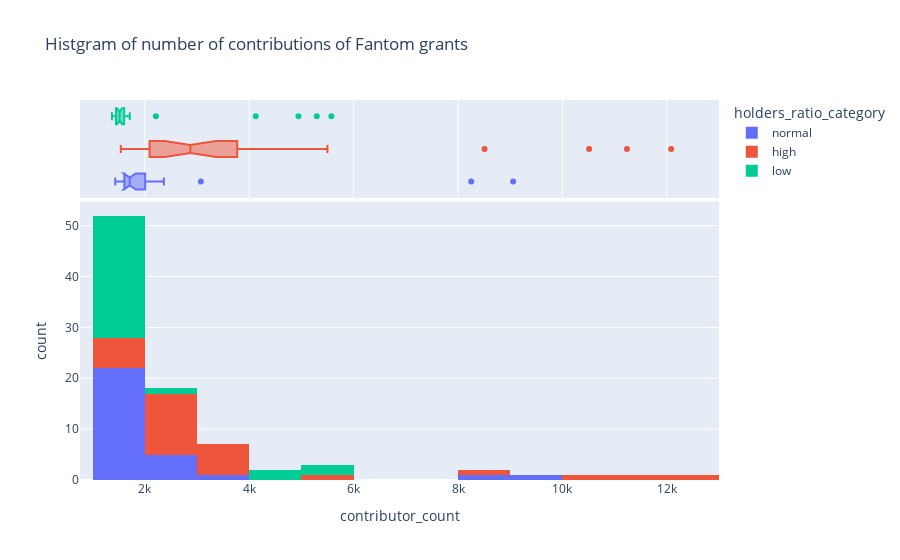

Source (notebook cell):
### Code cell
contributors_hist = px.histogram(fantom_by_ratio, x="contributor_count", color="holders_ratio_category",
                   marginal="box", # or violin, rug
                   title='Histgram of number of contributions of Fantom grants'
                   )
contributors_hist.show()

### Figure 1 — Plotly figure (JSON) as saved in the notebook; plotly's stock layout.template omitted (floating-point values rounded to 4 significant figures)
{"data": [{"alignmentgroup": "True", "bingroup": "x", "hovertemplate": "holders_ratio_category=normal<br>contributor_count=%{x}<br>count=%{y}<extra></extra>", "legendgroup": "normal", "marker": {"color": "#636efa", "pattern": {"shape": ""}}, "name": "normal", "offsetgroup": "normal", "orientation": "v", "showlegend": true, "type": "histogram", "x": [1547, 1676, 1433, 1505, 1714, 1602, 1482, 1681, 9056, 1776, 1608, 1784, 1978, 1745, 2006, 3073, 1630, 1609, 1685, 1517, 1873, 2364, 2363, 8252, 2013, 2348, 1628, 1710, 1588, 1996], "xaxis": "x", "yaxis": "y"}, {"alignmentgroup": "True", "hovertemplate": "holders_ratio_category=normal<br>contributor_count=%{x}<extra></extra>", "legendgroup": "normal", "marker": {"color": "#636efa"}, "name": "normal", "notched": true, "offsetgroup": "normal", "showlegend": false, "type": "box", "x": [1547, 1676, 1433, 1505, 1714, 1602, 1482, 1681, 9056, 1776, 1608, 1784, 1978, 1745, 2006, 3073, 1630, 1609, 1685, 1517, 1873, 2364, 2363, 8252, 2013, 2348, 1628, 1710, 1588, 1996], "xaxis": "x2", "yaxis": "y2"}, {"alignmentgroup": "True", "bingroup": "x", "hovertemplate": "holders_ratio_category=high<br>contributor_count=%{x}<br>count=%{y}<extra></extra>", "legendgroup": "high", "marker": {"color": "#EF553B", "pattern": {"shape": ""}}, "name": "high", "offsetgroup": "high", "orientation": "v", "showlegend": true, "type": "histogram", "x": [1540, 8507, 1989, 3880, 1915, 10511, 11236, 2998, 1911, 2401, 5498, 1976, 2701, 1691, 2939, 2099, 2576, 3311, 3363, 2783, 3672, 3808, 2599, 2065, 12082, 2492, 3758, 2901, 2872], "xaxis": "x", "yaxis": "y"}, {"alignmentgroup": "True", "hovertemplate": "holders_ratio_category=high<br>contributor_count=%{x}<extra></extra>", "legendgroup": "high", "marker": {"color": "#EF553B"}, "name": "high", "notched": true, "offsetgroup": "high", "showlegend": false, "type": "box", "x": [1540, 8507, 1989, 3880, 1915, 10511, 11236, 2998, 1911, 2401, 5498, 1976, 2701, 1691, 2939, 2099, 2576, 3311, 3363, 2783, 3672, 3808, 2599, 2065, 12082, 2492, 3758, 2901, 2872], "xaxis": "x2", "yaxis": "y2"}, {"alignmentgroup": "True", "bingroup": "x", "hovertemplate": "holders_ratio_category=low<br>contributor_count=%{x}<br>count=%{y}<extra></extra>", "legendgroup": "low", "marker": {"color": "#00cc96", "pattern": {"shape": ""}}, "name": "low", "offsetgroup": "low", "orientation": "v", "showlegend": true, "type": "histogram", "x": [4124, 2212, 4942, 5574, 1496, 1563, 1396, 1412, 1380, 1448, 1592, 1564, 1467, 5293, 1370, 1559, 1549, 1419, 1503, 1445, 1498, 1516, 1495, 1642, 1711, 1464, 1370, 1529, 1554], "xaxis": "x", "yaxis": "y"}, {"alignmentgroup": "True", "hovertemplate": "holders_ratio_category=low<br>contributor_count=%{x}<extra></extra>", "legendgroup": "low", "marker": {"color": "#00cc96"}, "name": "low", "notched": true, "offsetgroup": "low", "showlegend": false, "type": "box", "x": [4124, 2212, 4942, 5574, 1496, 1563, 1396, 1412, 1380, 1448, 1592, 1564, 1467, 5293, 1370, 1559, 1549, 1419, 1503, 1445, 1498, 1516, 1495, 1642, 1711, 1464, 1370, 1529, 1554], "xaxis": "x2", "yaxis": "y2"}], "layout": {"barmode": "relative", "legend": {"title": {"text": "holders_ratio_category"}, "tracegroupgap": 0}, "title": {"text": "Histgram of number of contributions of Fantom grants"}, "xaxis": {"anchor": "y", "domain": [0, 1], "title": {"text": "contributor_count"}}, "xaxis2": {"anchor": "y2", "domain": [0, 1], "matches": "x", "showgrid": true, "showticklabels": false}, "yaxis": {"anchor": "x", "domain": [0, 0.7326], "title": {"text": "count"}}, "yaxis2": {"anchor": "x2", "domain": [0.7426, 1], "matches": "y2", "showgrid": false, "showline": false, "showticklabels": false, "ticks": ""}}}
